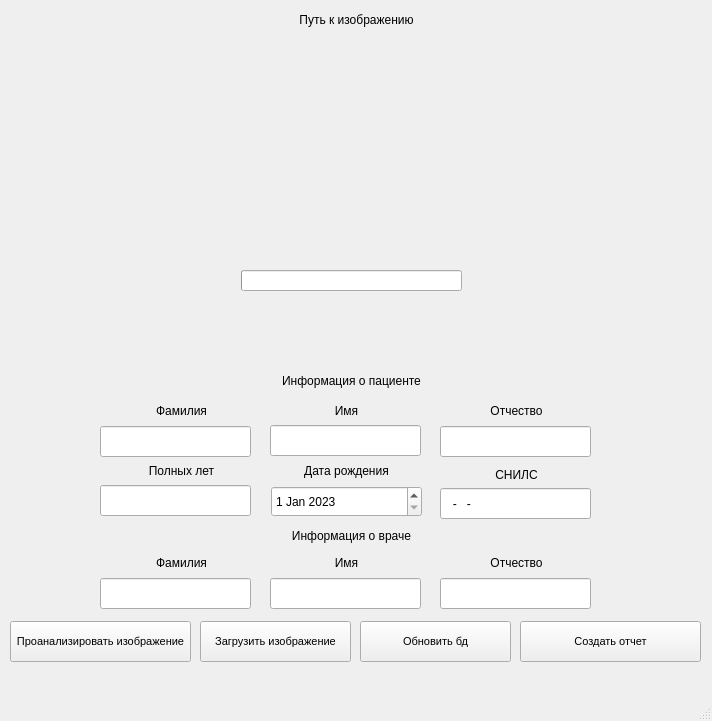
<?xml version="1.0" encoding="UTF-8"?>
<ui version="4.0">
 <class>MainWindow</class>
 <widget class="QMainWindow" name="MainWindow">
  <property name="geometry">
   <rect>
    <x>0</x>
    <y>0</y>
    <width>712</width>
    <height>721</height>
   </rect>
  </property>
  <property name="sizePolicy">
   <sizepolicy hsizetype="Fixed" vsizetype="Fixed">
    <horstretch>0</horstretch>
    <verstretch>0</verstretch>
   </sizepolicy>
  </property>
  <property name="minimumSize">
   <size>
    <width>712</width>
    <height>721</height>
   </size>
  </property>
  <property name="maximumSize">
   <size>
    <width>712</width>
    <height>721</height>
   </size>
  </property>
  <property name="baseSize">
   <size>
    <width>712</width>
    <height>721</height>
   </size>
  </property>
  <property name="windowTitle">
   <string>MainWindow</string>
  </property>
  <widget class="QWidget" name="centralwidget">
   <widget class="QProgressBar" name="progressBar">
    <property name="geometry">
     <rect>
      <x>241</x>
      <y>270</y>
      <width>221</width>
      <height>21</height>
     </rect>
    </property>
    <property name="maximum">
     <number>7</number>
    </property>
    <property name="value">
     <number>0</number>
    </property>
    <property name="textVisible">
     <bool>false</bool>
    </property>
   </widget>
   <widget class="QLabel" name="label">
    <property name="geometry">
     <rect>
      <x>231</x>
      <y>40</y>
      <width>241</width>
      <height>221</height>
     </rect>
    </property>
    <property name="layoutDirection">
     <enum>Qt::LeftToRight</enum>
    </property>
    <property name="text">
     <string/>
    </property>
    <property name="alignment">
     <set>Qt::AlignCenter</set>
    </property>
   </widget>
   <widget class="QLabel" name="label_2">
    <property name="geometry">
     <rect>
      <x>51</x>
      <y>310</y>
      <width>601</width>
      <height>20</height>
     </rect>
    </property>
    <property name="text">
     <string/>
    </property>
    <property name="alignment">
     <set>Qt::AlignCenter</set>
    </property>
   </widget>
   <widget class="QLabel" name="label_3">
    <property name="geometry">
     <rect>
      <x>111</x>
      <y>400</y>
      <width>141</width>
      <height>21</height>
     </rect>
    </property>
    <property name="layoutDirection">
     <enum>Qt::LeftToRight</enum>
    </property>
    <property name="frameShape">
     <enum>QFrame::NoFrame</enum>
    </property>
    <property name="text">
     <string>Фамилия</string>
    </property>
    <property name="alignment">
     <set>Qt::AlignCenter</set>
    </property>
   </widget>
   <widget class="QLabel" name="label_4">
    <property name="geometry">
     <rect>
      <x>271</x>
      <y>400</y>
      <width>151</width>
      <height>21</height>
     </rect>
    </property>
    <property name="text">
     <string>Имя</string>
    </property>
    <property name="alignment">
     <set>Qt::AlignCenter</set>
    </property>
   </widget>
   <widget class="QLabel" name="label_5">
    <property name="geometry">
     <rect>
      <x>441</x>
      <y>401</y>
      <width>151</width>
      <height>20</height>
     </rect>
    </property>
    <property name="text">
     <string>Отчество</string>
    </property>
    <property name="alignment">
     <set>Qt::AlignCenter</set>
    </property>
   </widget>
   <widget class="QLabel" name="label_6">
    <property name="geometry">
     <rect>
      <x>111</x>
      <y>460</y>
      <width>141</width>
      <height>21</height>
     </rect>
    </property>
    <property name="text">
     <string>Полных лет</string>
    </property>
    <property name="alignment">
     <set>Qt::AlignCenter</set>
    </property>
   </widget>
   <widget class="QLabel" name="label_7">
    <property name="geometry">
     <rect>
      <x>271</x>
      <y>460</y>
      <width>151</width>
      <height>21</height>
     </rect>
    </property>
    <property name="text">
     <string>Дата рождения</string>
    </property>
    <property name="alignment">
     <set>Qt::AlignCenter</set>
    </property>
   </widget>
   <widget class="QDateEdit" name="dateEdit">
    <property name="geometry">
     <rect>
      <x>271</x>
      <y>486</y>
      <width>151</width>
      <height>31</height>
     </rect>
    </property>
    <property name="dateTime">
     <datetime>
      <hour>0</hour>
      <minute>0</minute>
      <second>0</second>
      <year>2023</year>
      <month>1</month>
      <day>1</day>
     </datetime>
    </property>
    <property name="minimumDate">
     <date>
      <year>1752</year>
      <month>9</month>
      <day>15</day>
     </date>
    </property>
    <property name="currentSection">
     <enum>QDateTimeEdit::DaySection</enum>
    </property>
   </widget>
   <widget class="QLabel" name="label_8">
    <property name="geometry">
     <rect>
      <x>111</x>
      <y>370</y>
      <width>481</width>
      <height>21</height>
     </rect>
    </property>
    <property name="text">
     <string>Информация о пациенте</string>
    </property>
    <property name="alignment">
     <set>Qt::AlignCenter</set>
    </property>
   </widget>
   <widget class="QLabel" name="label_9">
    <property name="geometry">
     <rect>
      <x>111</x>
      <y>525</y>
      <width>481</width>
      <height>21</height>
     </rect>
    </property>
    <property name="text">
     <string>Информация о враче</string>
    </property>
    <property name="alignment">
     <set>Qt::AlignCenter</set>
    </property>
   </widget>
   <widget class="QLabel" name="label_10">
    <property name="geometry">
     <rect>
      <x>441</x>
      <y>552</y>
      <width>151</width>
      <height>21</height>
     </rect>
    </property>
    <property name="text">
     <string>Отчество</string>
    </property>
    <property name="alignment">
     <set>Qt::AlignCenter</set>
    </property>
   </widget>
   <widget class="QLabel" name="label_11">
    <property name="geometry">
     <rect>
      <x>111</x>
      <y>552</y>
      <width>141</width>
      <height>21</height>
     </rect>
    </property>
    <property name="text">
     <string>Фамилия</string>
    </property>
    <property name="alignment">
     <set>Qt::AlignCenter</set>
    </property>
   </widget>
   <widget class="QLabel" name="label_12">
    <property name="geometry">
     <rect>
      <x>271</x>
      <y>552</y>
      <width>151</width>
      <height>21</height>
     </rect>
    </property>
    <property name="text">
     <string>Имя</string>
    </property>
    <property name="alignment">
     <set>Qt::AlignCenter</set>
    </property>
   </widget>
   <widget class="QPushButton" name="pushButton">
    <property name="geometry">
     <rect>
      <x>200</x>
      <y>621</y>
      <width>151</width>
      <height>41</height>
     </rect>
    </property>
    <property name="font">
     <font>
      <pointsize>8</pointsize>
     </font>
    </property>
    <property name="text">
     <string>Загрузить изображение</string>
    </property>
   </widget>
   <widget class="QPushButton" name="pushButton_2">
    <property name="geometry">
     <rect>
      <x>10</x>
      <y>621</y>
      <width>181</width>
      <height>41</height>
     </rect>
    </property>
    <property name="font">
     <font>
      <pointsize>8</pointsize>
     </font>
    </property>
    <property name="tabletTracking">
     <bool>false</bool>
    </property>
    <property name="acceptDrops">
     <bool>false</bool>
    </property>
    <property name="layoutDirection">
     <enum>Qt::LeftToRight</enum>
    </property>
    <property name="autoFillBackground">
     <bool>false</bool>
    </property>
    <property name="text">
     <string>Проанализировать изображение</string>
    </property>
   </widget>
   <widget class="QLabel" name="label_13">
    <property name="geometry">
     <rect>
      <x>31</x>
      <y>10</y>
      <width>651</width>
      <height>20</height>
     </rect>
    </property>
    <property name="text">
     <string>Путь к изображению</string>
    </property>
    <property name="alignment">
     <set>Qt::AlignCenter</set>
    </property>
   </widget>
   <widget class="QPushButton" name="pushButton_3">
    <property name="geometry">
     <rect>
      <x>360</x>
      <y>621</y>
      <width>151</width>
      <height>41</height>
     </rect>
    </property>
    <property name="font">
     <font>
      <pointsize>8</pointsize>
     </font>
    </property>
    <property name="text">
     <string>Обновить бд</string>
    </property>
   </widget>
   <widget class="QLabel" name="label_14">
    <property name="geometry">
     <rect>
      <x>441</x>
      <y>467</y>
      <width>151</width>
      <height>16</height>
     </rect>
    </property>
    <property name="text">
     <string>СНИЛС</string>
    </property>
    <property name="alignment">
     <set>Qt::AlignCenter</set>
    </property>
   </widget>
   <widget class="QPushButton" name="pushButton_4">
    <property name="geometry">
     <rect>
      <x>520</x>
      <y>621</y>
      <width>181</width>
      <height>41</height>
     </rect>
    </property>
    <property name="font">
     <font>
      <pointsize>8</pointsize>
     </font>
    </property>
    <property name="text">
     <string>Создать отчет</string>
    </property>
   </widget>
   <widget class="QLineEdit" name="lineEdit">
    <property name="geometry">
     <rect>
      <x>100</x>
      <y>426</y>
      <width>151</width>
      <height>31</height>
     </rect>
    </property>
    <property name="maxLength">
     <number>30</number>
    </property>
   </widget>
   <widget class="QLineEdit" name="lineEdit_2">
    <property name="geometry">
     <rect>
      <x>270</x>
      <y>425</y>
      <width>151</width>
      <height>31</height>
     </rect>
    </property>
    <property name="maxLength">
     <number>30</number>
    </property>
   </widget>
   <widget class="QLineEdit" name="lineEdit_3">
    <property name="geometry">
     <rect>
      <x>440</x>
      <y>426</y>
      <width>151</width>
      <height>31</height>
     </rect>
    </property>
    <property name="maxLength">
     <number>30</number>
    </property>
   </widget>
   <widget class="QLineEdit" name="lineEdit_4">
    <property name="geometry">
     <rect>
      <x>100</x>
      <y>485</y>
      <width>151</width>
      <height>31</height>
     </rect>
    </property>
    <property name="maxLength">
     <number>3</number>
    </property>
   </widget>
   <widget class="QLineEdit" name="lineEdit_5">
    <property name="geometry">
     <rect>
      <x>100</x>
      <y>578</y>
      <width>151</width>
      <height>31</height>
     </rect>
    </property>
    <property name="maxLength">
     <number>30</number>
    </property>
   </widget>
   <widget class="QLineEdit" name="lineEdit_6">
    <property name="geometry">
     <rect>
      <x>270</x>
      <y>578</y>
      <width>151</width>
      <height>31</height>
     </rect>
    </property>
    <property name="maxLength">
     <number>30</number>
    </property>
   </widget>
   <widget class="QLineEdit" name="lineEdit_7">
    <property name="geometry">
     <rect>
      <x>440</x>
      <y>578</y>
      <width>151</width>
      <height>31</height>
     </rect>
    </property>
    <property name="maxLength">
     <number>30</number>
    </property>
   </widget>
   <widget class="QLineEdit" name="lineEdit_8">
    <property name="geometry">
     <rect>
      <x>440</x>
      <y>488</y>
      <width>151</width>
      <height>31</height>
     </rect>
    </property>
    <property name="inputMask">
     <string>000-000-000 00</string>
    </property>
    <property name="maxLength">
     <number>14</number>
    </property>
   </widget>
  </widget>
  <widget class="QMenuBar" name="menubar">
   <property name="geometry">
    <rect>
     <x>0</x>
     <y>0</y>
     <width>712</width>
     <height>21</height>
    </rect>
   </property>
  </widget>
  <widget class="QStatusBar" name="statusbar"/>
 </widget>
 <resources/>
 <connections/>
</ui>
